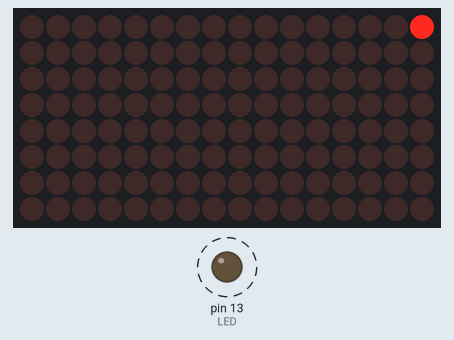
This sketch was run on a simulated Arduino Uno, built with avr-gcc and run on an emulated ATmega328P. Shown: 16×8 LED matrix, output pins drawn as LEDs (lit = HIGH). Wiring (inferred from the names in the program): 2 × MAX7219 LED driver (orientation assumed): data pin 4; clock pin 3; CS pin 2. Dashed ring = blinking. Pins used as bus, display or sensor lines are not drawn.

Above: at 0.1 s.
At 2.6 s:
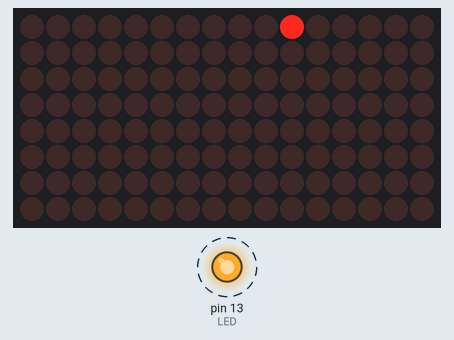
At 4.6 s:
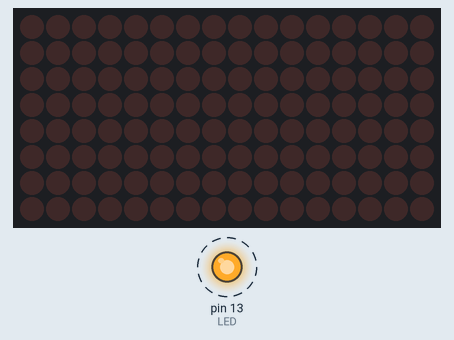
At 8.6 s:
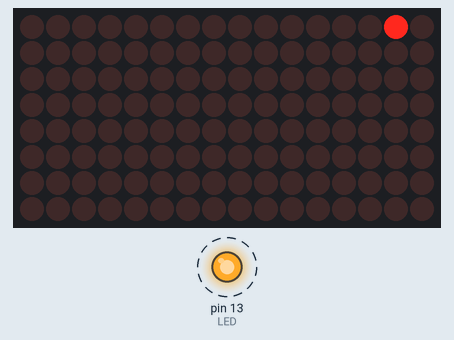
Timing chart, 0 to 40.0 s (numbered marks = the images above):
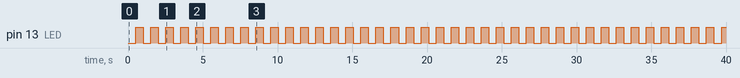

The sketch:

primary_color.ino
```cpp
// primary color test: testing the functionality of two Maxim chips at the same time

// FOR EFFICIENCY: there are two separate functions use to write to either first board or second board,
// to make the code efficient, check whether both boards are being written to and write a function that
// successfully writes to boath.

// global data

int dataIn = 4;
int load = 2;
int clock = 3;
bool checkWithLED = true;
int LED = 13;
bool LEDStatus = true;

// how many max7219 units in use
int maxInUse = 2;

int e = 0;
int f = 1;
int g = 0;
double a = 0.0;

// registers for max7219
byte max7219_reg_noop        = 0x00;
byte max7219_reg_digit0      = 0x01;
byte max7219_reg_digit1      = 0x02;
byte max7219_reg_digit2      = 0x03;
byte max7219_reg_digit3      = 0x04;
byte max7219_reg_digit4      = 0x05;
byte max7219_reg_digit5      = 0x06;
byte max7219_reg_digit6      = 0x07;
byte max7219_reg_digit7      = 0x08;
byte max7219_reg_decodeMode  = 0x09;
byte max7219_reg_intensity   = 0x0a;
byte max7219_reg_scanLimit   = 0x0b;
byte max7219_reg_shutdown    = 0x0c;
byte max7219_reg_displayTest = 0x0f;

// toggle a pin
bool toggle(bool pinStatus, int Pin) {

  if (pinStatus) {
    digitalWrite(Pin, LOW);
    return false;
  } else {
    digitalWrite(Pin, HIGH);
    return true;
  }
}

// send a byte of data
void putByte(byte data) {
  byte i = 8;
  byte mask;
  while (i > 0) {
    mask = 0x01 << (i-1);         // define bit mask
    digitalWrite(clock, LOW);     // tick clock
    if (data & mask) {            // choose bit
      digitalWrite(dataIn, HIGH); // send 1
    } else {
      digitalWrite(dataIn, LOW);  // send 0
    }
    digitalWrite(clock, HIGH);     // tock clock
    --i;                         // to next bit
  }
}

// using a single max7219
void maxSingle(byte reg, byte col) {
  digitalWrite(load, LOW);        // begin
  putByte(reg);                   // specify register
  putByte(col);                   // ((data & 0x01) * 256) + data >> 1); // put data
  digitalWrite(load, LOW);        // load data
  digitalWrite(load, HIGH);
}

// using multiple max7219, relies on global variable maxInUse
void maxX(byte maxX, byte reg, byte col) {

  int c = 0;
  digitalWrite(load, LOW);        // begin

  for (c = maxInUse ; c > maxX ; c--) {
    putByte(0); //noOp
    putByte(0); //noOp
  }

  putByte(reg);   // specify reg
  putByte(col);   // put data

  for (c = maxX-1 ; c >= 1 ; c--) {
    putByte(0);   // noOP
    putByte(0);   // noOp
  }

  digitalWrite(load, LOW);        // load data
  digitalWrite(load, HIGH);
}

void clearMax() {
  for( e=1 ; e<=8 ; e++) {
    maxSingle(e, 0);
  }
}

void setup() {
  pinMode(dataIn, OUTPUT);
  pinMode(clock, OUTPUT);
  pinMode(load, OUTPUT);
  pinMode(LED, OUTPUT);

  if (checkWithLED) {
    digitalWrite(LED, HIGH);
  }

  // initialize max7219 //here I am only doing it for max2 (maxInUse = 2), need to do each of these
  // for each maxInUse to ensure proper setup. (maybe write init and initAll functions)
  maxX(maxInUse, max7219_reg_scanLimit, 0x07);
  maxX(maxInUse, max7219_reg_decodeMode, 0x00);  // using an LED matrix, not digits
  maxX(maxInUse, max7219_reg_shutdown, 0x01);    // 0x00 shutdown, 0x01 normal mode
  maxSingle(max7219_reg_shutdown, 0x01); // shutting down
  maxX(maxInUse, max7219_reg_displayTest, 0x00); // 0x00 no display test // set to 0x01 if you want it.

  for( e=1 ; e<=8 ; e++) {
    maxX(maxInUse, e, 0);
  }
  maxX(maxInUse, max7219_reg_intensity, 0x0f & 0x0f);  // 0x0f can be between 0x00 and 0x0f, set second to desired value

    //Serial.begin(9600);
}

void loop() {

  LEDStatus = toggle(LEDStatus, LED);
  a = pow(2,g);

  //Serial.println(f);

  clearMax();
  maxSingle(f, (int) (a+0.5));
  g++;
  if (g >= 8) {
    g = 0;
    f++;
  }
  if (f >= 3) {
    f = 1;
  }
  /*
  if ( g%2 == 0) {
  maxX(2,1,1);                       //  + - - - - - - -
  maxX(2,2,2);                       //  - + - - - - - -
  maxX(2,3,4);                       //  - - + - - - - -
  maxX(2,4,8);                       //  - - - + - - - -
  maxX(2,5,16);                      //  - - - - + - - -
  maxX(2,6,32);                      //  - - - - - + - -
  maxX(2,7,64);                      //  - - - - - - + -
  maxX(2,8,128);                     //  - - - - - - - +
  } else {
  maxX(2,1,128);                       //  + - - - - - - -
  maxX(2,2,64);                       //  - + - - - - - -
  maxX(2,3,32);                       //  - - + - - - - -
  maxX(2,4,16);                       //  - - - + - - - -
  maxX(2,5,8);                      //  - - - - + - - -
  maxX(2,6,4);                      //  - - - - - + - -
  maxX(2,7,2);                      //  - - - - - - + -
  maxX(2,8,1);                     //  - - - - - - - +
  }

  /* clearMax();
  maxSingle(1, a);
  if (f >= 8) {
    f = 0;
    g++;
  }
  if (g >= 8) {
    g = 0;
  }
  f++;  */

  delay(500);

  /*
  clearMax();
  maxSingle(f, 255);

  if (f >= 8) {
    f = 0;
  }
  f++;

  delay(500); */

}
```

Measured:
- by itself, pin 13 (LED): alternates HIGH for 0.50 s and LOW for 0.50 s
- by itself, everything shown: repeats every 8.0 s, in 16 steps
- what the display in image 1 shows lasts 0.5 s, from 2.5 s to 3.0 s
- what the display in image 2 shows lasts 4.0 s, from 4.0 s to 8.0 s
